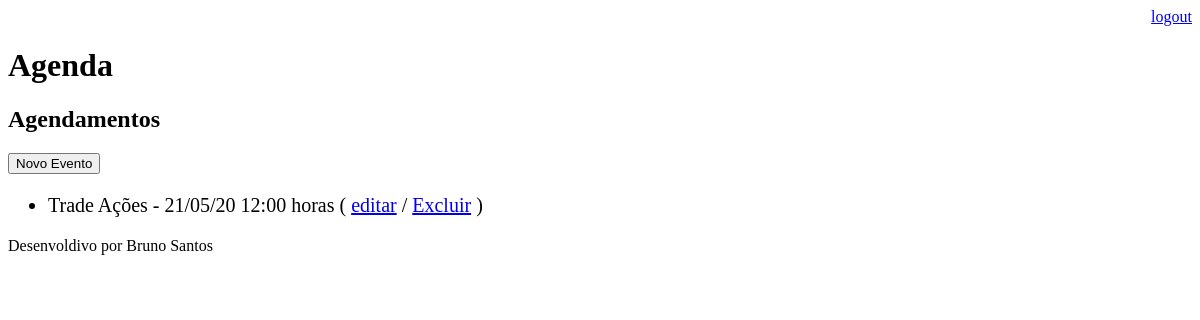
The page /agenda/ (signed in) on the database as committed earlier.
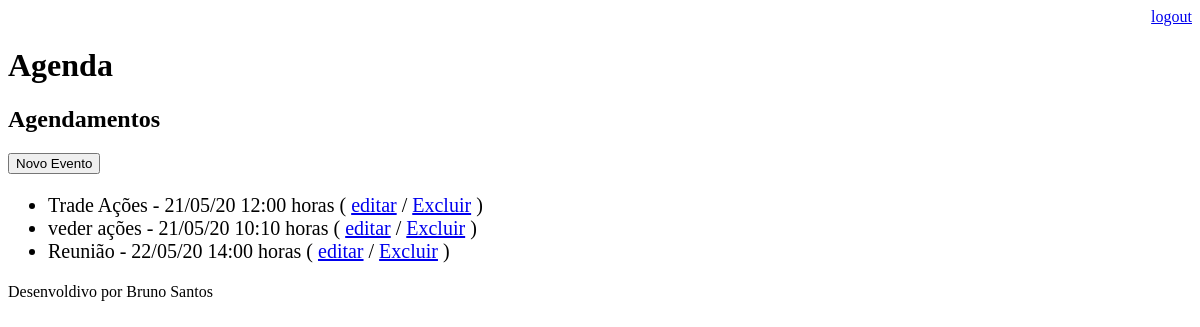
The same page on the database as committed later.
### core/models.py (models this page shows, shortened)
class Evento(models.Model):
    titulo = models.CharField(max_length=100)
    descricao = models.TextField(blank=True, null=True)
    data_evento = models.DateTimeField(verbose_name='Data do Evento')
    data_criacao = models.DateTimeField(auto_now=True, verbose_name='Data de Criação')
    usuario = models.ForeignKey(User, on_delete=models.CASCADE)
    class Meta:
        db_table = 'evento'
    def get_data_evento(self):
        return self.data_evento.strftime('%d/%m/%y %H:%M horas')
    def get_evento_atrasado(self):
        if self.data_evento < datetime.now():
            return True
        else:
            return False

### core/views.py (the view)
# urls.py: path('agenda/', views.lista_eventos),
@login_required(login_url='/login/')
def lista_eventos(request):
    usuario = request.user
    data_atual = datetime.now() - timedelta(hours=1)
    evento = Evento.objects.filter(usuario=usuario,
                                   data_evento__gt=data_atual)
    dados = {'eventos':evento}
    return render(request, 'agenda.html', dados)

### core/Templates/agenda.html (shortened to what this page needs)
{% extends "model-page.html" %}
{% block content%}
	<h2> Agendamentos</h2>
	<a href = "evento/">
		<button type="button">Novo Evento</button>
	</a>
	<ul style="font-size: 20px">
	{% for evento in eventos %}
		<li>
			<div style=>
				{{ evento.titulo}} - {{evento.get_data_evento}}
				( <a href = "evento/?id={{ evento.id}}">editar</a>
				/ <a href = "evento/delete/{{ evento.id}}/">Excluir</a> )
			</div>
		</li>
	{% endfor %}
	</ul>
{% endblock %}

Rows that differ between the two databases and show on the page:
added Evento: titulo "veder ações", get_data_evento "21/05/20 10:10 horas"
added Evento: titulo "Reunião", get_data_evento "22/05/20 14:00 horas"
